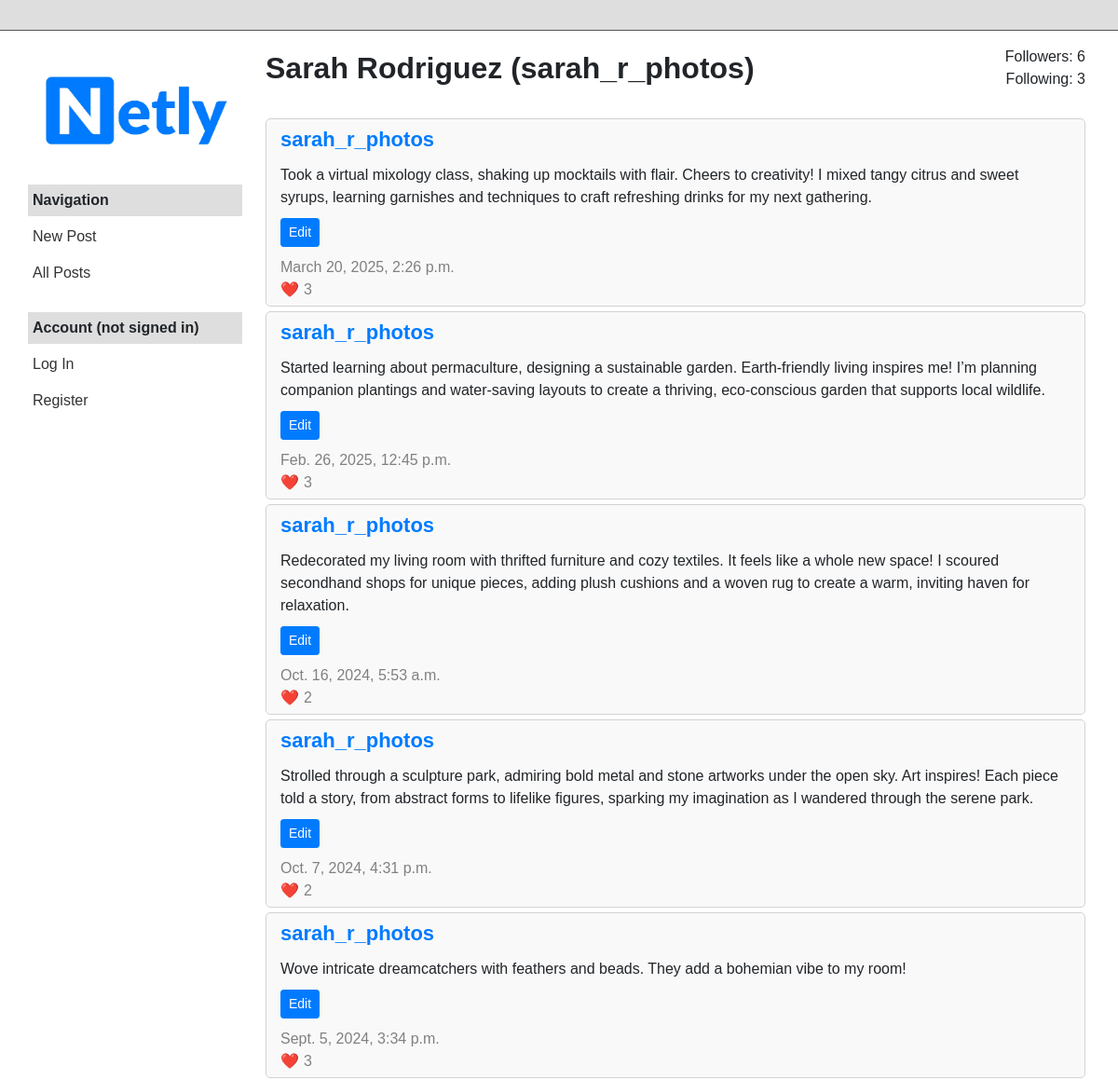
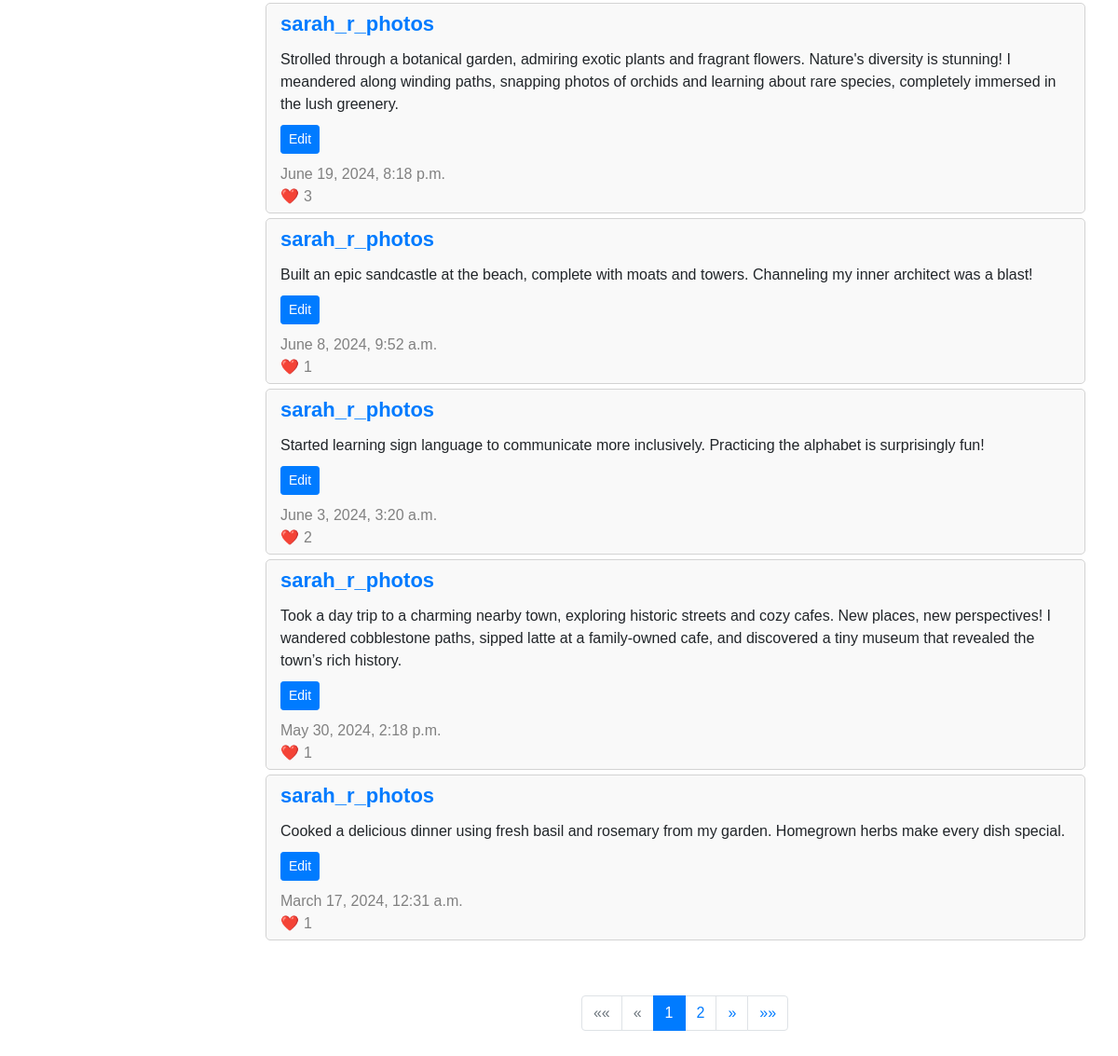
The app's page /profile/11 with its own data (2 pictures, top to bottom).
### network/models.py (models this page shows, shortened)
class User(AbstractUser):
    def display_name(self):
        return f"{self.first_name} {self.last_name}" if self.first_name and self.last_name else self.username

class Post(models.Model):
    user = models.ForeignKey(User, on_delete=models.CASCADE, related_name="posts")
    content = models.TextField()
    created_at = models.DateTimeField(auto_now_add=True)
    def get_likes_count(self):
        return self.likes.count()

### network/views.py (the view)
# urls.py: path("profile/<int:user_id>", views.profile, name="profile"),
def profile(request, user_id):
    owner = User.objects.get(id=user_id)
    posts_list = Post.objects.filter(user=owner).order_by("-created_at")
    followers = Follow.objects.filter(followed=owner).count()
    following = Follow.objects.filter(follower=owner).count()
    is_following = request.user.is_following(owner) if request.user.is_authenticated else False
    paginator = Paginator(posts_list, 10)
    page_number = request.GET.get('page', 1)
    page_obj = paginator.get_page(page_number)
    if request.user.id == user_id:
        active_filter = "profile"
    else:
        active_filter = "other"
    return render(request, "network/index.html", {
        "active_filter": active_filter,
        "show_profile": True,
        "posts": page_obj,
        "page_obj": page_obj,
        "owner": owner,
        "followers": followers,
        "following": following,
        "is_following": is_following
    })

### network/templates/network/index.html (shortened to what this page needs)
{% extends "network/layout.html" %}
{% load static %}
{% block body %}
    <div class="profile-container">
        {% if show_profile %}
            <div class="profile-header-wrapper" id="profile-section">
                <div class="profile-header">
                    <div class="profile-info">
                        <div class="profile-name">{{ owner.display_name }} ({{ owner.username }})</div>
                    </div>
                    <div class="profile-stats">
                        <div id="followers-count">Followers: {{ followers }}</div>
                        <div>Following: {{ following }}</div>
                    </div>
                </div>
            </div>
        {% endif %}
        <div class="profile-posts-container">
            {% for post in posts %}
                <div class="post-container">
                    <div class="post-name"><a href="{% url 'profile' post.user.id %}">{{ post.user.username }}</a></div>
                    <div class="post-content" id="post-view-{{ post.id }}">{{ post.content }}</div>
                    <button class="btn btn-primary btn-sm" id="post-edit-button-{{ post.id }}" data-id="{{ post.id }}">Edit</button>
                    <div class="post-date">{{ post.created_at }}</div>
                    <div class="post-likes">{{ post.get_likes_count }}</div>
                </div>
            {% endfor %}
        </div>
        {% if page_obj.paginator.num_pages > 1 %}
        <div class="pagination-wrapper">
            <nav aria-label="Page navigation" class="mt-4">
                <ul class="pagination justify-content-center">
                    {% if page_obj.has_previous %}
                        <li class="page-item">
                            <a class="page-link" href="?page=1" aria-label="First">
                                <span aria-hidden="true">&laquo;&laquo;</span>
                            </a>
                        </li>
                    {% else %}
                        <li class="page-item disabled">
                            <a class="page-link" href="#" aria-label="First">
                                <span aria-hidden="true">&laquo;&laquo;</span>
                            </a>
                        </li>
                    {% endif %}
                    {% if page_obj.has_previous %}
                        <li class="page-item">
                            <a class="page-link" href="?page={{ page_obj.previous_page_number }}" aria-label="Previous">
                                <span aria-hidden="true">&laquo;</span>
                            </a>
                        </li>
                    {% else %}
                        <li class="page-item disabled">
                            <a class="page-link" href="#" aria-label="Previous">
                                <span aria-hidden="true">&laquo;</span>
                            </a>
                        </li>
                    {% endif %}
                    {% for i in page_obj.paginator.page_range %}
                        {% if page_obj.number == i %}
                            <li class="page-item active"><a class="page-link" href="?page={{ i }}">{{ i }}</a></li>
                        {% elif i > page_obj.number|add:'-3' and i < page_obj.number|add:'3' %}
                            <li class="page-item"><a class="page-link" href="?page={{ i }}">{{ i }}</a></li>
                        {% endif %}
                    {% endfor %}
                    {% if page_obj.has_next %}
                        <li class="page-item">
                            <a class="page-link" href="?page={{ page_obj.next_page_number }}" aria-label="Next">
                                <span aria-hidden="true">&raquo;</span>
                            </a>
                        </li>
                    {% else %}
                        <li class="page-item disabled">
                            <a class="page-link" href="#" aria-label="Next">
                                <span aria-hidden="true">&raquo;</span>
                            </a>
                        </li>
                    {% endif %}
                    {% if page_obj.has_next %}
                        <li class="page-item">
                            <a class="page-link" href="?page={{ page_obj.paginator.num_pages }}" aria-label="Last">
                                <span aria-hidden="true">&raquo;&raquo;</span>
                            </a>
                        </li>
                    {% else %}
                        <li class="page-item disabled">
                            <a class="page-link" href="#" aria-label="Last">
                                <span aria-hidden="true">&raquo;&raquo;</span>
                            </a>
                        </li>
                    {% endif %}
                </ul>
            </nav>
        </div>
        {% endif %}
    </div>
{% endblock %}

### network/static/network/styles.css (style rules this page uses)
body { font-family: Arial, sans-serif; display: flex; flex-direction: column; align-items: center; }
.post-container { border: 1px solid lightgray; background-color: #f9f9f9; border-radius: 5px; margin-bottom: 5px; margin-right: 20px; padding: 5px 15px; }
.post-name { font-size: 22px; font-weight: 700; margin-bottom: 10px; }
.post-content { margin-top: 10px; margin-bottom: 10px; }
.post-date { color: gray; margin-top: 10px; }
.post-likes { color: gray; }
.post-likes::before { content: "❤️"; padding-right: 5px; }
.profile-container { border: none; margin-bottom: 5px; display: flex; flex-direction: column; height: calc(100vh - 60px); }
.profile-header { display: flex; justify-content: space-between; align-items: flex-start; margin-bottom: 10px; margin-right: 20px; }
.profile-name { font-size: 32px; font-weight: 700; }
.profile-info { flex-grow: 1; }
.profile-stats { text-align: right; }
.profile-header-wrapper { position: sticky; top: 0; background-color: white; z-index: 5; padding-bottom: 10px; }
.profile-posts-container { overflow-y: auto; flex: 1; padding-top: 10px; margin-bottom: 20px; }
.pagination-wrapper { position: sticky; bottom: 0; background-color: white; padding-top: 10px; z-index: 5; margin-top: auto; }

### records on screen
User: display_name "Sarah Rodriguez", username "sarah_r_photos"
Post: user.username "sarah_r_photos", content "Took a virtual mixology class, shaking up mocktails with flair. Cheers to creativity! I mixed tangy citrus and sweet syrups, learning garnishes and techniques to craft refreshing drinks for my next gathering.", created_at "March 20, 2025, 2:26 p.m.", get_likes_count "3"
Post: user.username "sarah_r_photos", content "Started learning about permaculture, designing a sustainable garden. Earth-friendly living inspires me! I’m planning companion plantings and water-saving layouts to create a thriving, eco-conscious garden that supports local wildlife.", created_at "Feb. 26, 2025, 12:45 p.m.", get_likes_count "3"
Post: user.username "sarah_r_photos", content "Redecorated my living room with thrifted furniture and cozy textiles. It feels like a whole new space! I scoured secondhand shops for unique pieces, adding plush cushions and a woven rug to create a warm, inviting haven for relaxation.", created_at "Oct. 16, 2024, 5:53 a.m.", get_likes_count "2"
Post: user.username "sarah_r_photos", content "Strolled through a sculpture park, admiring bold metal and stone artworks under the open sky. Art inspires! Each piece told a story, from abstract forms to lifelike figures, sparking my imagination as I wandered through the serene park.", created_at "Oct. 7, 2024, 4:31 p.m.", get_likes_count "2"
Post: user.username "sarah_r_photos", content "Wove intricate dreamcatchers with feathers and beads. They add a bohemian vibe to my room!", created_at "Sept. 5, 2024, 3:34 p.m.", get_likes_count "3"
Post: user.username "sarah_r_photos", content "Strolled through a botanical garden, admiring exotic plants and fragrant flowers. Nature's diversity is stunning! I meandered along winding paths, snapping photos of orchids and learning about rare species, completely immersed in the lush greenery.", created_at "June 19, 2024, 8:18 p.m.", get_likes_count "3"
Post: user.username "sarah_r_photos", content "Built an epic sandcastle at the beach, complete with moats and towers. Channeling my inner architect was a blast!", created_at "June 8, 2024, 9:52 a.m.", get_likes_count "1"
Post: user.username "sarah_r_photos", content "Started learning sign language to communicate more inclusively. Practicing the alphabet is surprisingly fun!", created_at "June 3, 2024, 3:20 a.m.", get_likes_count "2"
Post: user.username "sarah_r_photos", content "Took a day trip to a charming nearby town, exploring historic streets and cozy cafes. New places, new perspectives! I wandered cobblestone paths, sipped latte at a family-owned cafe, and discovered a tiny museum that revealed the town’s rich history.", created_at "May 30, 2024, 2:18 p.m.", get_likes_count "1"
Post: user.username "sarah_r_photos", content "Cooked a delicious dinner using fresh basil and rosemary from my garden. Homegrown herbs make every dish special.", created_at "March 17, 2024, 12:31 a.m.", get_likes_count "1"

### other values on screen
{{ followers }} "6"
{{ following }} "3"
{{ i }} "1"
{{ i }} "2"
